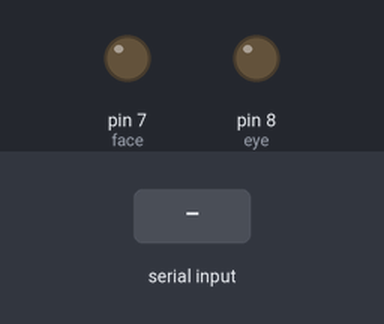
Recording of a sketch running on a simulated Arduino Uno, built with avr-gcc and run on an emulated ATmega328P. Parts: output pins drawn as LEDs (lit = HIGH). Inputs (shaded band) come from the test bench.

Above: at 1.2 s.
1.3 s: "e" received over Serial
At 1.8 s:
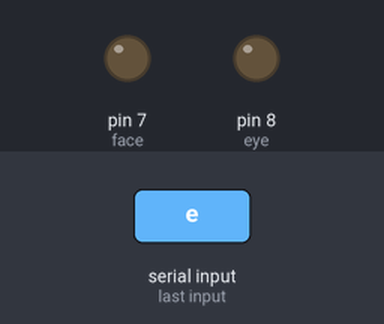
2.9 s: "f" received over Serial
At 3.8 s:
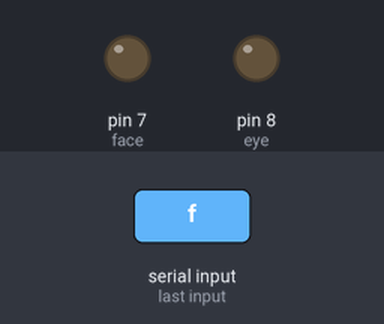
Timing chart, 0 to 5.9 s (numbered marks = the images above; inputs shaded):
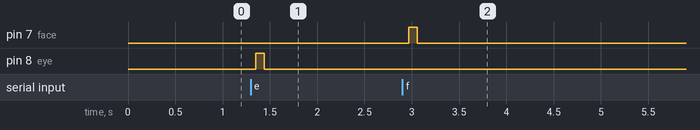

Measured:
- after the input at 1.3 s, pin 8 (eye): LOW → HIGH after 0.05 s, → LOW 0.09 s later
- after the input at 2.9 s, pin 7 (face): LOW → HIGH after 0.07 s, → LOW 0.09 s later

The sketch:

safeJourney.ino
```cpp
#define face 7
#define eye 8
char data;
void setup() {
  pinMode(face, OUTPUT);
  pinMode(eye, OUTPUT);
  Serial.begin(9600);
}

void loop() {
  // put your main code here, to run repeatedly:
  if (Serial.available()) {
    data = Serial.read();
    if (data == 'e') digitalWrite(eye, HIGH);
    if (data == 'f') digitalWrite(face, HIGH);
  }
  delay(90);
  digitalWrite(face, LOW);
  digitalWrite(eye, LOW);
}
```
